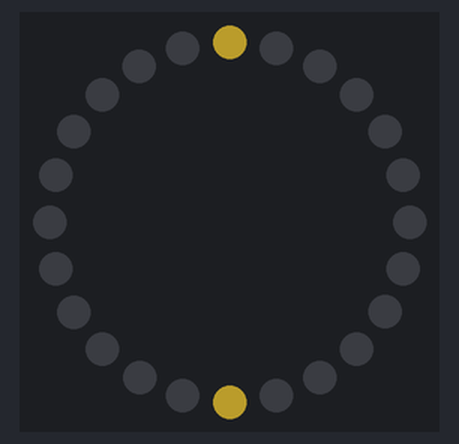
A sketch run on a simulated Arduino Uno, built with avr-gcc and run on an emulated ATmega328P. On the bench: 24 RGB LEDs in a ring, first at the top, clockwise. Dim RGB values are drawn brighter than linear.

Above: at 0.15 s.
At 5.25 s:
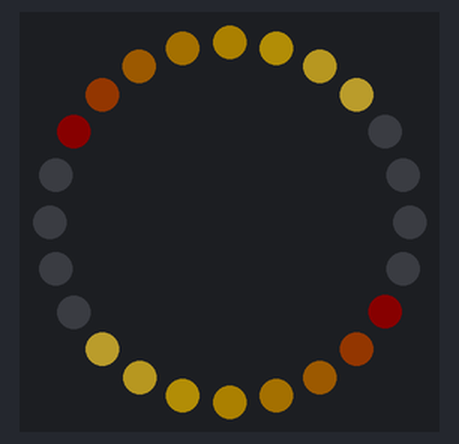
At 10.06 s:
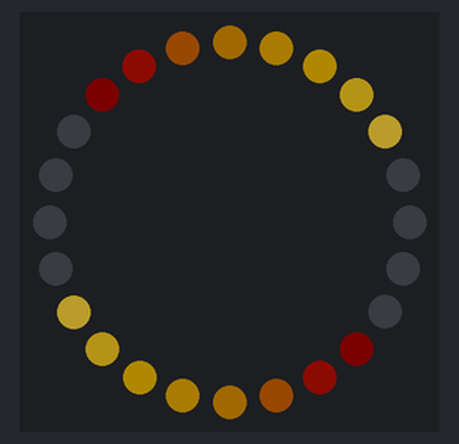
At 19.97 s:
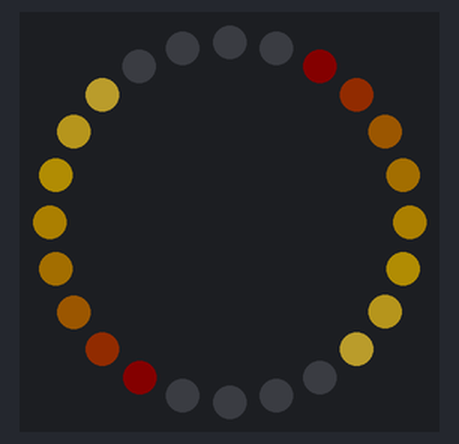
At 29.88 s:
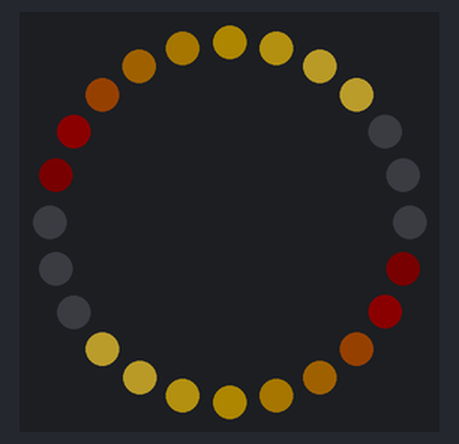
At 39.79 s:
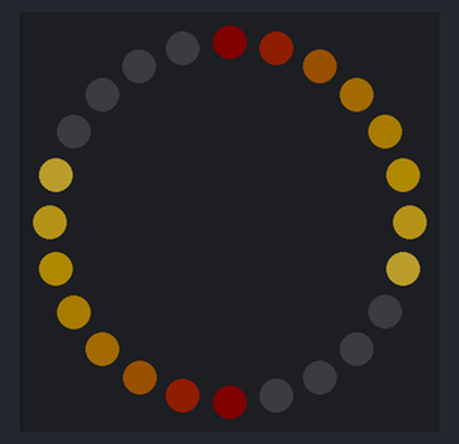

The sketch:

LEDring_Test.ino
```cpp
#include <FastLED.h>
#define NUM_LEDS 24
#define LEDring_DELAY 20

unsigned long timer_prev_LEDring = 0;
unsigned long timer_LEDring = 0;
unsigned long timer_difference_LEDring = 0;
short i = 0;
boolean LEDring_flag = false;
CRGBArray<NUM_LEDS> leds;

void setup()
{
  FastLED.addLeds<NEOPIXEL,6>(leds, NUM_LEDS);
  static uint8_t hue;
  timer_prev_LEDring = millis();
}

void loop()
{
  timer_LEDring = millis();
  timer_difference_LEDring = timer_LEDring - timer_prev_LEDring;

  leds.fadeToBlackBy(1);
  leds[i] = CHSV(50,150,160);   // (50,255,150) YELLOW
                               // (100,255,150) GREEN
                               // (150,255,150) BLUE
                               // (200,255,150) PURPLE
                               // (255,255,150) RED
  //leds[i] = CRGB::Black;
  leds(NUM_LEDS/2,NUM_LEDS-1) = leds(0,NUM_LEDS/2 - 1 );
  //FastLED.delay(1);
  FastLED.show();

  if(i < NUM_LEDS/2)
  {
    if(timer_difference_LEDring > LEDring_DELAY)
    {
      i++;
      timer_prev_LEDring = millis();
    }
  }
  else
  {
    i = 0;
    timer_prev_LEDring = millis();
    LEDring_flag = !LEDring_flag;
  }
}
```
